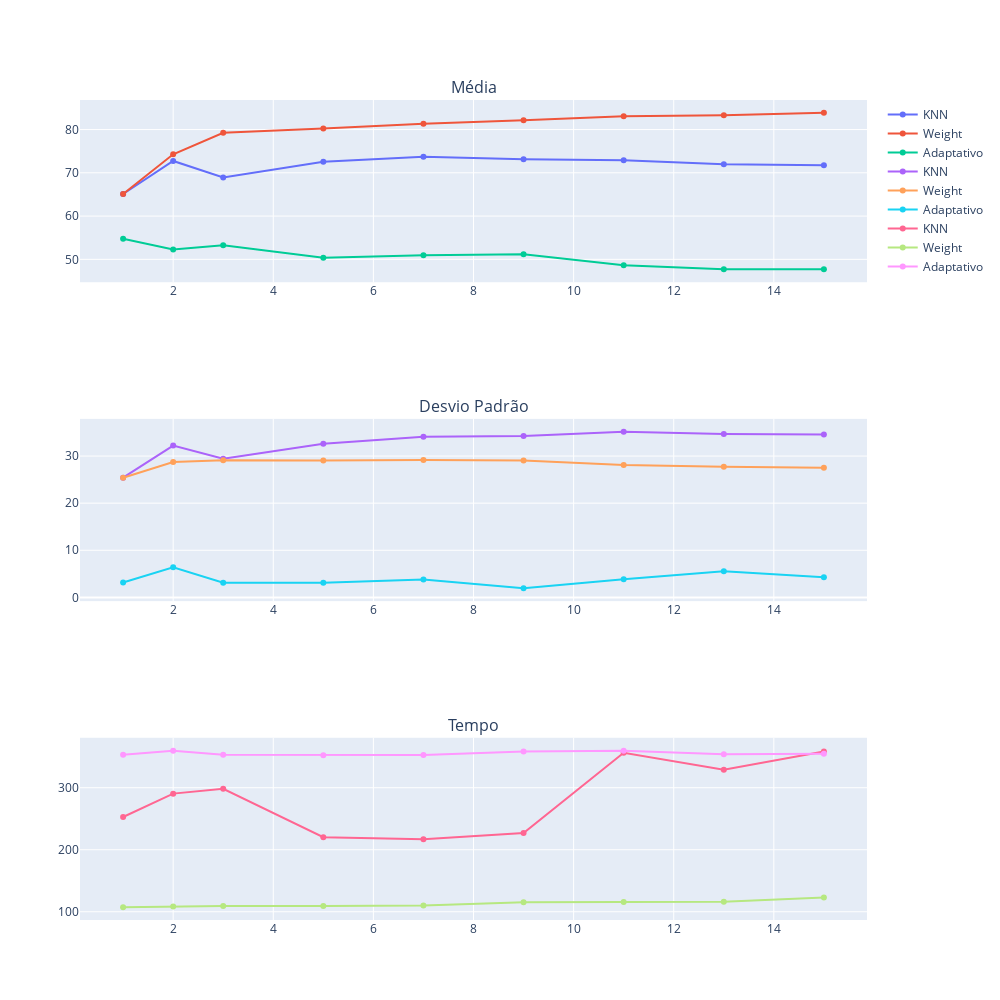

Here is the notebook cell this chart was saved with:
### Code cell
kc2_fig.show()

### Figure 1 — Plotly figure (JSON) as saved in the notebook; plotly's stock layout.template omitted (floating-point values rounded to 4 significant figures)
{"data": [{"mode": "lines+markers", "name": "KNN", "type": "scatter", "x": [1, 2, 3, 5, 7, 9, 11, 13, 15], "xaxis": "x", "y": [65.1, 72.74, 68.92, 72.54, 73.68, 73.11, 72.92, 71.96, 71.77], "yaxis": "y"}, {"mode": "lines+markers", "name": "Weight", "type": "scatter", "x": [1, 2, 3, 5, 7, 9, 11, 13, 15], "xaxis": "x", "y": [65.1, 74.28, 79.26, 80.21, 81.36, 82.13, 83.08, 83.28, 83.85], "yaxis": "y"}, {"mode": "lines+markers", "name": "Adaptativo", "type": "scatter", "x": [1, 2, 3, 5, 7, 9, 11, 13, 15], "xaxis": "x", "y": [54.78, 52.29, 53.25, 50.39, 50.95, 51.15, 48.66, 47.69, 47.69], "yaxis": "y"}, {"mode": "lines+markers", "name": "KNN", "type": "scatter", "x": [1, 2, 3, 5, 7, 9, 11, 13, 15], "xaxis": "x2", "y": [25.41, 32.23, 29.44, 32.62, 34.07, 34.23, 35.16, 34.67, 34.56], "yaxis": "y2"}, {"mode": "lines+markers", "name": "Weight", "type": "scatter", "x": [1, 2, 3, 5, 7, 9, 11, 13, 15], "xaxis": "x2", "y": [25.41, 28.73, 29.12, 29.06, 29.18, 29.06, 28.1, 27.72, 27.51], "yaxis": "y2"}, {"mode": "lines+markers", "name": "Adaptativo", "type": "scatter", "x": [1, 2, 3, 5, 7, 9, 11, 13, 15], "xaxis": "x2", "y": [3.17, 6.398, 3.112, 3.1, 3.797, 1.938, 3.863, 5.528, 4.29], "yaxis": "y2"}, {"mode": "lines+markers", "name": "KNN", "type": "scatter", "x": [1, 2, 3, 5, 7, 9, 11, 13, 15], "xaxis": "x3", "y": [252.8, 290.5, 298.2, 220.1, 216.9, 227.1, 356.3, 329.0, 358.4], "yaxis": "y3"}, {"mode": "lines+markers", "name": "Weight", "type": "scatter", "x": [1, 2, 3, 5, 7, 9, 11, 13, 15], "xaxis": "x3", "y": [107.5, 108.5, 109.2, 109.3, 110.0, 115.5, 115.8, 116.0, 123.1], "yaxis": "y3"}, {"mode": "lines+markers", "name": "Adaptativo", "type": "scatter", "x": [1, 2, 3, 5, 7, 9, 11, 13, 15], "xaxis": "x3", "y": [353.2, 359.8, 353.0, 352.4, 352.8, 358.5, 359.7, 354.0, 354.7], "yaxis": "y3"}], "layout": {"annotations": [{"font": {"size": 16}, "showarrow": false, "text": "Média", "x": 0.5, "xanchor": "center", "xref": "paper", "y": 1.0, "yanchor": "bottom", "yref": "paper"}, {"font": {"size": 16}, "showarrow": false, "text": "Desvio Padrão", "x": 0.5, "xanchor": "center", "xref": "paper", "y": 0.6111, "yanchor": "bottom", "yref": "paper"}, {"font": {"size": 16}, "showarrow": false, "text": "Tempo", "x": 0.5, "xanchor": "center", "xref": "paper", "y": 0.2222, "yanchor": "bottom", "yref": "paper"}], "height": 1000, "width": 1000, "xaxis": {"anchor": "y", "domain": [0, 1]}, "xaxis2": {"anchor": "y2", "domain": [0, 1]}, "xaxis3": {"anchor": "y3", "domain": [0, 1]}, "yaxis": {"anchor": "x", "domain": [0.7778, 1]}, "yaxis2": {"anchor": "x2", "domain": [0.3889, 0.6111]}, "yaxis3": {"anchor": "x3", "domain": [0, 0.2222]}}}
